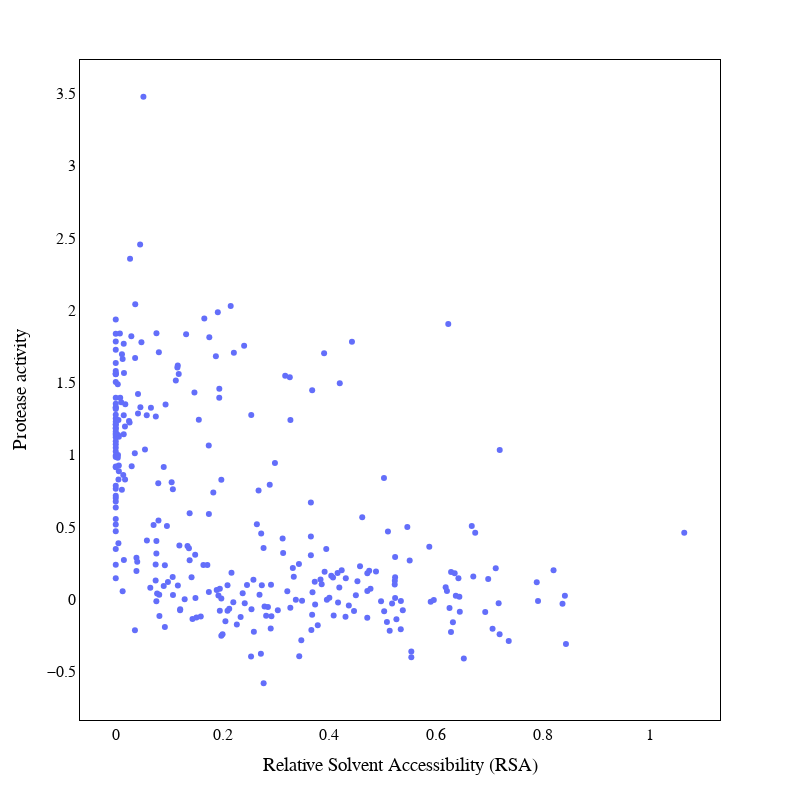

Notebook source saved alongside this figure:
### Code cell
fig = px.scatter(x = protease['RSA'], y =mean_activity['average_score'])
fig.update_xaxes(showline=True, linewidth=1, linecolor='black', mirror=True,
                showgrid=False)
fig.update_yaxes(showline=True, linewidth=1, linecolor='black', mirror=True,
                showgrid=False)
fig.update_layout(
    xaxis_title="Relative Solvent Accessibility (RSA)",
    yaxis_title="Protease activity",
    paper_bgcolor='rgba(255,255,255,100)',
    plot_bgcolor='rgba(255,255,255,100)',
    autosize=False,
    width=800,
    height=800,
    font=dict(family="Arial",
                    size=16,
                    color="#020202"
                    )
    )
fig.show()
fig.write

### Figure 1 — Plotly figure (JSON) as saved in the notebook; plotly's stock layout.template omitted (floating-point values rounded to 4 significant figures; data arrays with more than 128 entries replaced by an {"elided": "..."} marker saying what was removed)
{"data": [{"hovertemplate": "x=%{x}<br>y=%{y}<extra></extra>", "legendgroup": "", "marker": {"color": "#636efa", "symbol": "circle"}, "mode": "markers", "name": "", "orientation": "v", "showlegend": false, "type": "scatter", "x": {"elided": "306 float values"}, "xaxis": "x", "y": {"elided": "306 float values"}, "yaxis": "y"}], "layout": {"autosize": false, "font": {"color": "#020202", "family": "Arial", "size": 16}, "height": 800, "legend": {"tracegroupgap": 0}, "margin": {"t": 60}, "paper_bgcolor": "rgba(255,255,255,100)", "plot_bgcolor": "rgba(255,255,255,100)", "width": 800, "xaxis": {"anchor": "y", "domain": [0, 1], "linecolor": "black", "linewidth": 1, "mirror": true, "showgrid": false, "showline": true, "title": {"text": "Relative Solvent Accessibility (RSA)"}}, "yaxis": {"anchor": "x", "domain": [0, 1], "linecolor": "black", "linewidth": 1, "mirror": true, "showgrid": false, "showline": true, "title": {"text": "Protease activity"}}}}
